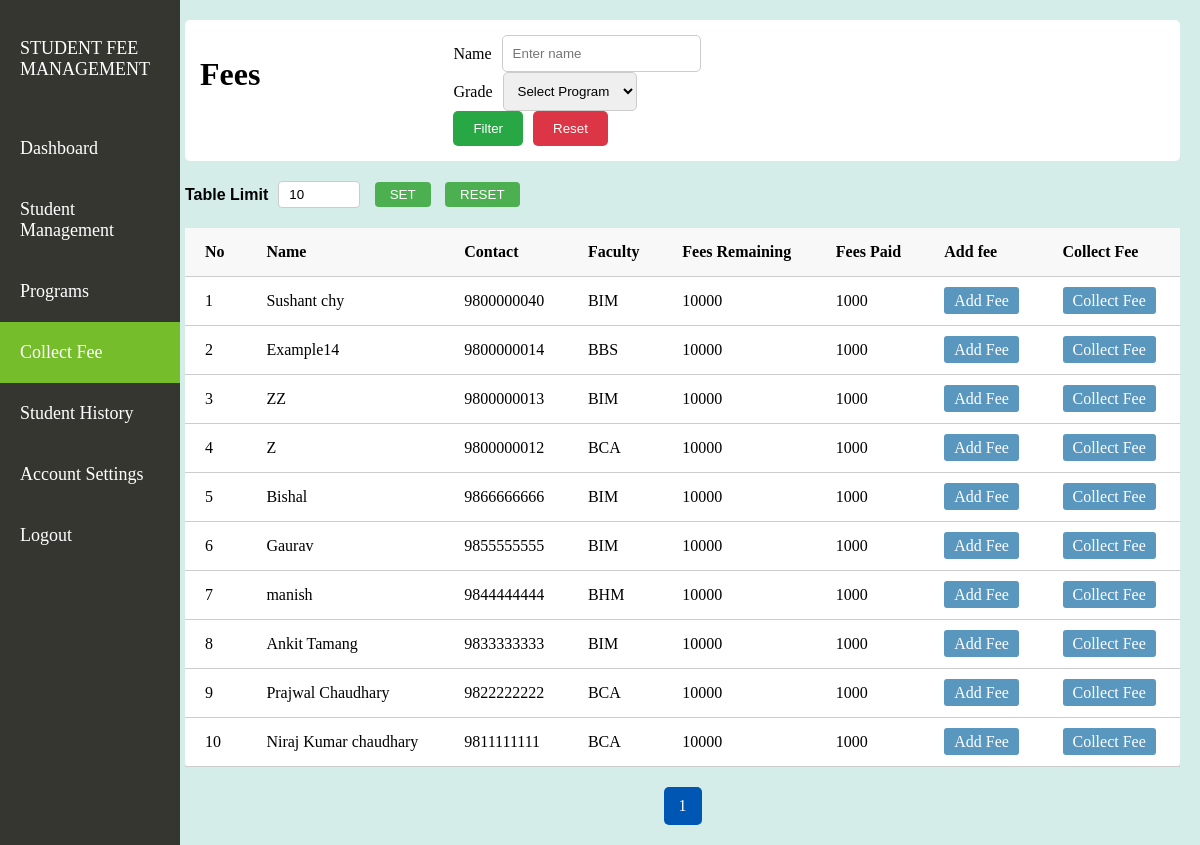
Screenshot of /collectfee.php with the database file from the repository.
### tables this page shows
CREATE TABLE `student` (
  `sid` int(11) NOT NULL,
  `senroll` varchar(255) NOT NULL,
  `sname` varchar(255) NOT NULL,
  `scontact` varchar(20) NOT NULL,
  `ssex` varchar(10) NOT NULL,
  `pid` int(11) DEFAULT NULL,
  `sbatchyear` int(11) NOT NULL,
  `spassword` varchar(255) NOT NULL,
  `sfee` decimal(10,2) DEFAULT NULL,
  `sfeeplan` varchar(50) NOT NULL,
  `sstatus` varchar(20) DEFAULT 'active'
);

CREATE TABLE `program` (
  `pid` int(11) NOT NULL,
  `pname` varchar(255) NOT NULL,
  `pbased` varchar(50) NOT NULL,
  `pfullname` varchar(255) DEFAULT NULL,
  `pyear` int(11) DEFAULT NULL
);

### collectfee.php (the view, shortened to what this page needs)
<?php
include 'db/connection.php';
$where = "";
$default_limit = 10;
$limit = isset($_GET['limit']) ? (int)$_GET['limit'] : $default_limit;
$page = isset($_GET['page']) ? (int)$_GET['page'] : 1;
$offset = ($page - 1) * $limit;
$counter = ($page - 1) * $limit + 1;
$total_result = mysqli_query($conn, "SELECT COUNT(*) as total FROM student
JOIN program ON student.pid = program.pid $where");
$total_row = mysqli_fetch_assoc($total_result);
$total_records = $total_row['total'];
$total_pages = ceil($total_records / $limit);
$select_student = "SELECT * FROM student
JOIN program ON student.pid = program.pid
$where ORDER BY CAST(senroll AS UNSIGNED) DESC LIMIT $limit OFFSET $offset";
$fetch_students = mysqli_query($conn, $select_student);
?>
<!DOCTYPE html>
<html lang="en">
<head>
    <link rel="stylesheet" href="index.css">
</head>
<?php include 'dashhead.php'; ?>
<body class="collectfee_body">
    <div class="collectfee_contents">
        <div class="collectfee_header">
            <div class="collectfee_heading">
                <h1>Fees</h1>
            </div>
            <div class="collectfee_centre">
                <form method="GET" action="">
                    <div class="collectfee_search">
                        <label for="name">Name</label>
                        <input type="text" id="name" name="search" placeholder="Enter name" value="<?php echo isset($_GET['search']) ? htmlspecialchars($_GET['search']) : ''; ?>">
                    </div>
                    <div class="collectfee_faculty">
                        <label for="faculty">Grade</label>
                        <select id="faculty" name="faculty">
                            <option>Select Program</option>
                        </select>
                    </div>
                    <div class="collectfee_header_actionbtns">
                        <button class="collectfee_filter" type="submit">Filter</button>
                        <button class="collectfee_reset" type="button" onclick="window.location.href='collectfee.php'">Reset</button>
                    </div>
                </form>
            </div>
        </div>
        <div class="collectfee_table_limit">
            <label>Table Limit</label>
            <form action="" method="GET" id="collectfee_limit_form">
                <input class="collectfee_limit" id="collectfee_limit" type="text" name="limit" value="<?php echo isset($_GET['limit']) ? (int)$_GET['limit'] : 10; ?>">
                <button type="submit">SET</button>
                <button type="button" onclick="resetLimit()">RESET</button>
            </form>
        </div>
        <div class="collectfee_table">
            <table>
                <thead>
                    <tr>
                        <th>No</th>
                        <th>Name</th>
                        <th>Contact</th>
                        <th>Faculty</th>
                        <th>Fees Remaining</th>
                        <th>Fees Paid</th>
                        <th>Add fee</th>
                        <th>Collect Fee</th>
                    </tr>
                </thead>
                <tbody>
                    <?php
                    while ($row = mysqli_fetch_assoc($fetch_students)) {
                    ?>
                        <tr>
                            <td><?php echo $counter; ?></td>
                            <td><?php echo $row['sname']; ?></td>
                            <td><?php echo $row['scontact']; ?></td>
                            <td><?php echo $row['pname']; ?></td>
                            <td>10000</td>
                            <td>1000</td>
                            <td>
                                <a href="actions/morefee.php?more=<?php echo $row['sid']; ?>" class="collectfee_collect">Add Fee</a>
                            </td>
                            <td>
                                <a href="actions/paymentprocess.php?pay=<?php echo $row['sid']; ?>" class="collectfee_collect">Collect Fee</a>
                            </td>
                        </tr>
                    <?php
                        $counter++;
                    }
                    ?>
                </tbody>
            </table>
        </div>
        <div class="collectfee_pagination">
            <?php for ($i = 1; $i <= $total_pages; $i++) : ?>
                <a href="?page=<?php echo $i; ?>&search=<?php echo isset($_GET['search']) ? urlencode($_GET['search']) : ''; ?>&limit=<?php echo $limit; ?>" <?php if ($i == $page) echo 'class="active"'; ?>><?php echo $i; ?></a>
            <?php endfor; ?>
        </div>
    </div>
</body>
</html>

### dashhead.php (shortened to what this page needs)
<?php
$current_page = basename($_SERVER['PHP_SELF']);
?>
<!DOCTYPE html>
<html lang="en">
<head>
    <link rel="stylesheet" href="index.css">
</head>
<body class="dashhead_body">
<div class="header_sidebar">
     <p>STUDENT FEE MANAGEMENT</p>
    <a href="#dashboard"class="header_sidebar_contents">Dashboard</a>
    <a href="studentlist.php" class="header_sidebar_contents <?php if ($current_page == 'studentlist.php') { echo 'active'; } ?>">Student Management</a>
    <a href="faculty.php" class="header_sidebar_contents <?php if ($current_page == 'faculty.php') { echo 'active'; } ?>">Programs</a>
    <a href="collectfee.php" class="header_sidebar_contents <?php if ($current_page == 'collectfee.php') { echo 'active'; } ?>">Collect Fee</a>
    <a href="#student-history"class="header_sidebar_contents">Student History</a>
    <a href="#account-settings"class="header_sidebar_contents">Account Settings</a>
    <a href="logout.php"class="header_sidebar_contents">Logout</a>
</div>
</body>
</html>

### index.css (style rules this page uses)
.dashhead_body { background-color: rgb(213, 237, 233); padding: 0; margin: 0; }
.header_sidebar { height: 100%; width: 15%; position: fixed; background-color: #363631; }
.header_sidebar a, p { padding: 20px 20px; text-decoration: none; font-size: 18px; color: white; display: block; }
.header_sidebar .active { background-color: #76bd2b; }
.collectfee_contents { margin-left: 15%; padding: 20px; padding-left: 5px; }
.collectfee_header { display: flex; margin-bottom: 20px; background-color: #fff; padding: 15px; border-radius: 5px; }
.collectfee_header .collectfee_heading { text-align: left; justify-content: left; }
.collectfee_centre { display: flex; margin-left: 20%; }
.collectfee_search, .collectfee_faculty, .collectfee_header_actionbtns { display: flex; align-items: center; }
.collectfee_search label, .collectfee_faculty label { margin-right: 10px; }
.collectfee_search input, .collectfee_faculty select { padding: 10px; border: 1px solid #ccc; border-radius: 5px; }
.collectfee_search input, .collectfee_faculty select, .collectfee_filter, .collectfee_reset { margin-right: 10px; }
.collectfee_filter, .collectfee_reset { padding: 10px 20px; border: none; color: white; border-radius: 5px; cursor: pointer; }
.collectfee_filter { background-color: #28a745; }
.collectfee_reset { background-color: #dc3545; }
.collectfee_table_limit { display: flex; align-items: center; margin-bottom: 20px; font-family: Arial, sans-serif; }
.collectfee_table_limit label { margin-right: 10px; font-weight: bold; }
.collectfee_limit { padding: 5px 10px; border: 1px solid #ccc; border-radius: 4px; margin-right: 10px; width: 60px; }
.collectfee_table_limit button { padding: 5px 15px; background-color: #4CAF50; color: white; border: none; border-radius: 4px; cursor: pointer; margin-right: 10px; }
.collectfee_table table { width: 100%; border-collapse: collapse; background-color: #fff; border-radius: 5px; }
.collectfee_table th, .collectfee_table td { padding: 15px 20px; text-align: left; border-bottom: 1px solid #ccc; }
.collectfee_table th { background-color: #f8f8f8; }
.collectfee_collect { background-color: #5a97bf; color: white; padding: 5px 10px; border-radius: 3px; text-decoration: none; }
.collectfee_pagination { display: flex; justify-content: center; margin-top: 20px; }
.collectfee_pagination a { margin: 0 5px; padding: 10px 15px; background-color: #007bff; color: white; text-decoration: none; border-radius: 5px; }
.collectfee_pagination a.active { background-color: #0056b3; }

### rows the page displays
student: sname "Sushant chy", scontact "9800000040", pid.pname "BIM"
student: sname "Example14", scontact "9800000014", pid.pname "BBS"
student: sname "ZZ", scontact "9800000013", pid.pname "BIM"
student: sname "Z", scontact "9800000012", pid.pname "BCA"
student: sname "Bishal", scontact "9866666666", pid.pname "BIM"
student: sname "Gaurav", scontact "9855555555", pid.pname "BIM"
student: sname "manish", scontact "9844444444", pid.pname "BHM"
student: sname "Ankit Tamang", scontact "9833333333", pid.pname "BIM"
student: sname "Prajwal Chaudhary", scontact "9822222222", pid.pname "BCA"
student: sname "Niraj Kumar chaudhary", scontact "9811111111", pid.pname "BCA"
